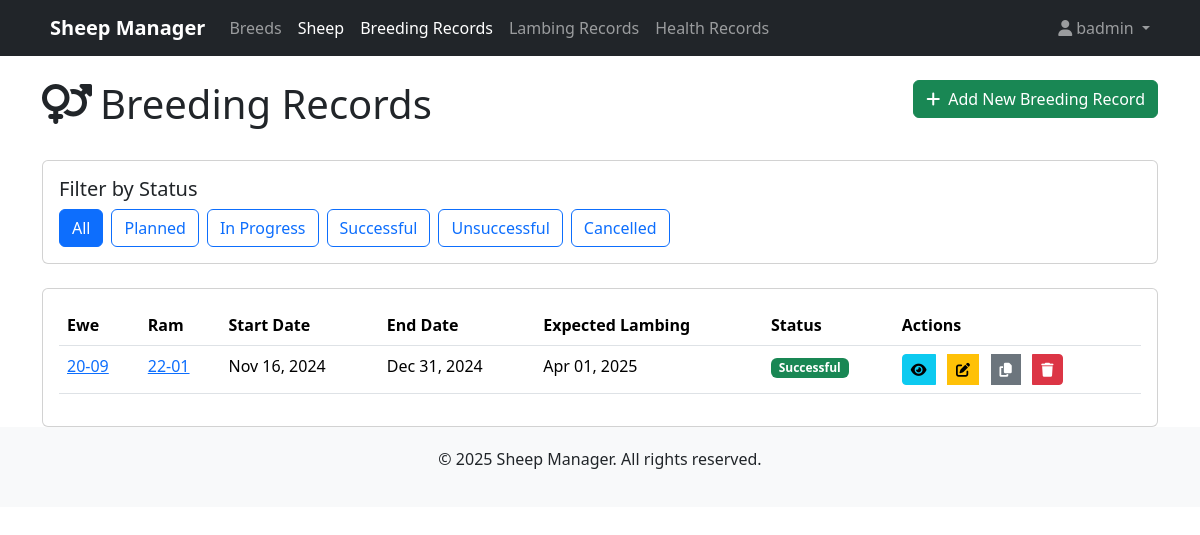
Page /sheep/breeding/ (signed in) on the committed database.
### sheep/models.py (models this page shows, shortened)
class BreedingRecord(models.Model):
    STATUS_CHOICES = [
        ('PLANNED', 'Planned'),
        ('IN_PROGRESS', 'In Progress'),
        ('SUCCESSFUL', 'Successful'),
        ('UNSUCCESSFUL', 'Unsuccessful'),
        ('CANCELLED', 'Cancelled'),
    ]
    ewe = models.ForeignKey(Sheep, on_delete=models.CASCADE, related_name='breeding_as_ewe',
                            limit_choices_to={'gender': 'F'})
    ram = models.ForeignKey(Sheep, on_delete=models.CASCADE, related_name='breeding_as_ram',
                           limit_choices_to={'gender': 'M'})
    date_started = models.DateField()
    date_ended = models.DateField(null=True, blank=True)
    expected_lambing_date = models.DateField(null=True, blank=True)
    status = models.CharField(max_length=20, choices=STATUS_CHOICES, default='PLANNED')
    notes = models.TextField(blank=True)
    class Meta:
        ordering = ['-date_started']
        indexes = [
            models.Index(fields=['date_started']),
            models.Index(fields=['status']),
        ]

class Sheep(models.Model):
    GENDER_CHOICES = [
        ('M', 'Male'),
        ('F', 'Female'),
    ]
    STATUS_CHOICES = [
        ('ACTIVE', 'Active'),
        ('SOLD', 'Sold'),
        ('DECEASED', 'Deceased'),
        ('CULLED', 'Culled'),
        ('HARVESTED', 'Harvested')
    ]
    UDDER_CHOICES = [
        ('GOOD', 'Good'),
        ('FAIR', 'Fair'),
        ('POOR', 'Poor'),
        ('POOR MILKER', 'Poor Milker'),
        ('GOOD MILKER', 'Good Milker')
    ]
    FEET_CHOICES = [
        ('GOOD', 'Good'),
        ('FAIR', 'Fair'),
        ('POOR', 'Poor'),
    ]
    BODY_CHOICES = [
        ('GOOD', 'Good'),
        ('FAIR', 'Fair'),
        ('POOR', 'Poor'),
        ('THIN', 'Thin'),
        ('SLOW GROWTH', 'Slow Growth'),
        ('FAST GROWTH', 'Fast Growth')
    ]
    tag_number = models.CharField(max_length=50, unique=True)
    name = models.CharField(max_length=100, blank=True)
    uuid = models.UUIDField(default=uuid.uuid4, editable=False, unique=True)
    gender = models.CharField(max_length=1, choices=GENDER_CHOICES)
    date_of_birth = models.DateField(blank=True, null=True)
    breed = models.ForeignKey(Breed, on_delete=models.PROTECT, related_name='sheep')
    weight_birth = models.DecimalField(max_digits=5, decimal_places=2, null=True, blank=True, help_text="Weight at birth in lb")
    weight_current = models.DecimalField(max_digits=5, decimal_places=2, null=True, blank=True, help_text="Current weight in lb")
    color = models.CharField(max_length=100, blank=True)
    markings = models.TextField(blank=True)
    primary_image = models.ImageField(upload_to=sheep_image_path, null=True, blank=True, help_text="Main profile image of the sheep")
    additional_images = models.ManyToManyField('SheepImage', blank=True, related_name='sheep_additional')
    mother = models.ForeignKey('self', null=True, blank=True, on_delete=models.SET_NULL, related_name='offspring_as_mother')
    father = models.ForeignKey('self', null=True, blank=True, on_delete=models.SET_NULL, related_name='offspring_as_father')
    birth_record = models.ForeignKey('LambingRecord', null=True, blank=True, on_delete=models.SET_NULL, related_name='lambs')
    status = models.CharField(max_length=20, choices=STATUS_CHOICES, default='ACTIVE')
    date_acquired = models.DateField(null=True, blank=True)
    date_removed = models.DateField(null=True, blank=True)
    removal_reason = models.TextField(blank=True)
    cull_candidate = models.BooleanField(default=False)
    cull_date = models.DateField(null=True, blank=True)
    cull_reason = models.TextField(blank=True)
    bottle_lamb = models.BooleanField(default=False)
    bottle_lamb_reason = models.TextField(blank=True)
    body_type = models.CharField(max_length=20, choices=BODY_CHOICES, default='GOOD')
    udder_type = models.CharField(max_length=20, choices=UDDER_CHOICES, default='GOOD')
    feet_type = models.CharField(max_length=20, choices=FEET_CHOICES, default='GOOD')
    notes = models.TextField(blank=True)
    created_at = models.DateTimeField(default=timezone.now)
    updated_at = models.DateTimeField(default=timezone.now)
    class Meta:
        verbose_name_plural = "sheep"
        indexes = [
            models.Index(fields=['tag_number']),
            models.Index(fields=['status']),
        ]

### sheep/views.py (the view)
# urls.py: path('breeding/', views.BreedingRecordListView.as_view(), name='breeding-record-list'),
class BreedingRecordListView(LoginRequiredMixin, ListView):
    model = BreedingRecord
    template_name = 'sheep/breeding_record_list.html'
    context_object_name = 'breeding_records'
    ordering = ['-date_started']
    def get_queryset(self):
        queryset = super().get_queryset()
        status_filter = self.request.GET.get('status')
        if status_filter:
            queryset = queryset.filter(status=status_filter)
        return queryset
    def get_context_data(self, **kwargs):
        context = super().get_context_data(**kwargs)
        context['status_choices'] = BreedingRecord.STATUS_CHOICES
        context['current_status'] = self.request.GET.get('status', '')
        return context

### sheep/templates/sheep/breeding_record_list.html (shortened to what this page needs)
{% extends 'base.html' %}
{% block content %}
<div class="row mb-4">
    <div class="col-md-8">
        <h1><i class="fas fa-venus-mars me-2"></i>Breeding Records</h1>
    </div>
    <div class="col-md-4 text-end">
        <a href="{% url 'breeding-record-create' %}" class="btn btn-success">
            <i class="fas fa-plus me-2"></i>Add New Breeding Record
        </a>
    </div>
</div>
<div class="card mb-4">
    <div class="card-body">
        <h5 class="card-title">Filter by Status</h5>
        <div class="d-flex flex-wrap gap-2">
            <a href="{% url 'breeding-record-list' %}" class="btn {% if not current_status %}btn-primary{% else %}btn-outline-primary{% endif %}">
                All
            </a>
            {% for status_code, status_label in status_choices %}
                <a href="{% url 'breeding-record-list' %}?status={{ status_code }}"
                   class="btn {% if current_status == status_code %}btn-primary{% else %}btn-outline-primary{% endif %}">
                    {{ status_label }}
                </a>
            {% endfor %}
        </div>
    </div>
</div>
<div class="card">
    <div class="card-body">
        {% if breeding_records %}
            <div class="table-responsive">
                <table class="table table-hover">
                    <thead>
                        <tr>
                            <th>Ewe</th>
                            <th>Ram</th>
                            <th>Start Date</th>
                            <th>End Date</th>
                            <th>Expected Lambing</th>
                            <th>Status</th>
                            <th>Actions</th>
                        </tr>
                    </thead>
                    <tbody>
                        {% for record in breeding_records %}
                            <tr>
                                <td><a href="{% url 'sheep-detail' record.ewe.id %}">{{ record.ewe.tag_number }}</a></td>
                                <td><a href="{% url 'sheep-detail' record.ram.id %}">{{ record.ram.tag_number }}</a></td>
                                <td>{{ record.date_started|date:"M d, Y" }}</td>
                                <td>{{ record.date_ended|date:"M d, Y"|default:"-" }}</td>
                                <td>{{ record.expected_lambing_date|date:"M d, Y"|default:"-" }}</td>
                                <td>
                                    <span class="badge {% if record.status == 'PLANNED' %}bg-info
                                                     {% elif record.status == 'IN_PROGRESS' %}bg-primary
                                                     {% elif record.status == 'SUCCESSFUL' %}bg-success
                                                     {% elif record.status == 'UNSUCCESSFUL' %}bg-danger
                                                     {% else %}bg-secondary{% endif %}">
                                        {{ record.get_status_display }}
                                    </span>
                                </td>
                                <td>
                                    <div class="btn-group" role="group">
                                        <a href="{% url 'breeding-record-detail' record.id %}" class="btn btn-sm btn-info">
                                            <i class="fas fa-eye"></i>
                                        </a>
                                        <a href="{% url 'breeding-record-update' record.id %}" class="btn btn-sm btn-warning">
                                            <i class="fas fa-edit"></i>
                                        </a>
                                        <a href="{% url 'breeding-record-duplicate' record.id %}" class="btn btn-sm btn-secondary" title="Duplicate">
                                            <i class="fas fa-copy"></i>
                                        </a>
                                        <a href="{% url 'breeding-record-delete' record.id %}" class="btn btn-sm btn-danger">
                                            <i class="fas fa-trash"></i>
                                        </a>
                                    </div>
                                </td>
                            </tr>
                        {% endfor %}
                    </tbody>
                </table>
            </div>
        {% else %}
            <div class="alert alert-info">
                No breeding records have been added yet. <a href="{% url 'breeding-record-create' %}">Add your first breeding record</a>.
            </div>
        {% endif %}
    </div>
</div>
{% endblock %}

### sheepflock/templates/base.html (shortened to what this page needs)
<!DOCTYPE html>
<html lang="en">
<head>
    <link href="https://cdn.jsdelivr.net/npm/bootstrap@5.3.2/dist/css/bootstrap.min.css" rel="stylesheet">
    <link rel="stylesheet" href="https://cdnjs.cloudflare.com/ajax/libs/font-awesome/6.4.2/css/all.min.css">
</head>
<body>
    <header>
        <nav class="navbar navbar-expand-lg navbar-dark bg-dark">
            <div class="container">
                <a class="navbar-brand" href="{% url 'home' %}">
                    Sheep Manager
                </a>
                <div class="collapse navbar-collapse" id="navbarNav">
                    <ul class="navbar-nav">
                        <li class="nav-item">
                            <a class="nav-link {% if 'breeds' in request.path %}active{% endif %}" href="{% url 'breed-list' %}">Breeds</a>
                        </li>
                        <li class="nav-item">
                            <a class="nav-link {% if 'sheep/' in request.path %}active{% endif %}" href="{% url 'sheep-list' %}">Sheep</a>
                        </li>
                        <li class="nav-item">
                            <a class="nav-link {% if 'breeding/' in request.path %}active{% endif %}" href="{% url 'breeding-record-list' %}">Breeding Records</a>
                        </li>
                        <li class="nav-item">
                            <a class="nav-link {% if 'lambing/' in request.path %}active{% endif %}" href="{% url 'lambing-record-list' %}">Lambing Records</a>
                        </li>
                        <li class="nav-item">
                            <a class="nav-link {% if 'health/' in request.path %}active{% endif %}" href="{% url 'health-record-list' %}">Health Records</a>
                        </li>
                    </ul>
                    <ul class="navbar-nav ms-auto">
                        {% if user.is_authenticated %}
                            <li class="nav-item dropdown">
                                <a class="nav-link dropdown-toggle" href="#" id="userDropdown" role="button" data-bs-toggle="dropdown" aria-expanded="false">
                                    <i class="fas fa-user me-1"></i>{{ user.username }}
                                </a>
                            </li>
                        {% else %}
                            <li class="nav-item">
                                <a class="nav-link" href="{% url 'login' %}">Login</a>
                            </li>
                        {% endif %}
                    </ul>
                </div>
            </div>
        </nav>
    </header>
    <main class="container mt-4">
        {% block content %}{% endblock %}
    </main>
    <footer class="footer mt-auto">
        <div class="container">
            <p>&copy; {% now "Y" %} Sheep Manager. All rights reserved.</p>
        </div>
    </footer>
</body>
</html>

### sheepflock/templates/base.html (style rules this page uses)
.navbar-brand { font-weight: bold; }
.footer { margin-top: 50px; padding: 20px 0; background-color: #f8f9fa; text-align: center; }

### rows in the picture
BreedingRecord: ewe.tag_number "20-09", ram.tag_number "22-01", date_started "Nov 16, 2024", date_ended "Dec 31, 2024", expected_lambing_date "Apr 01, 2025", status "Successful"

### other values in the picture
{{ user.username }} "badmin"
{{ status_label }} "Planned" "In Progress" "Successful" "Unsuccessful" "Cancelled"
